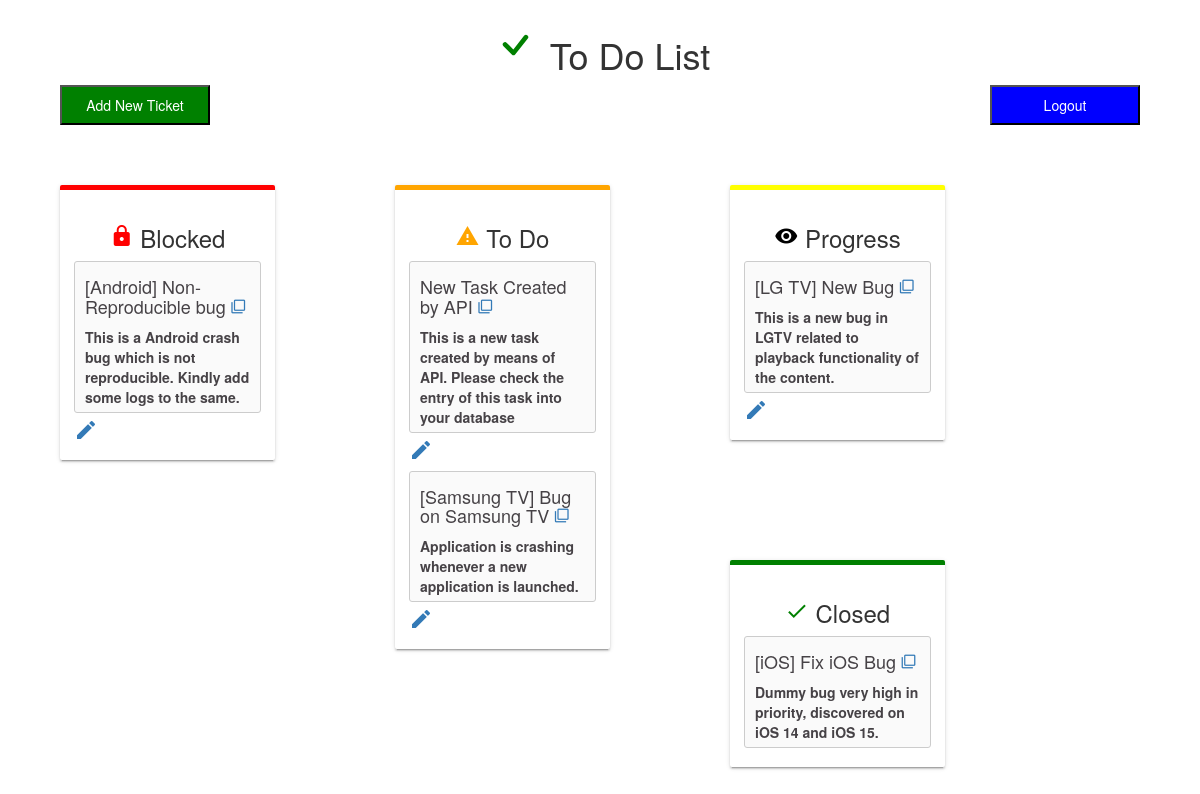
/dashboard, run on the app's committed database.
### application/models.py (models this page shows)
class Tasks(db.Model):
    __tablename__ = 'tasks'
    id = db.Column(db.Integer, autoincrement=True, primary_key = True, nullable = False)
    summary = db.Column(db.String, nullable = False)
    description = db.Column(db.String)
    status = db.Column(db.String, nullable = False)

### application/controllers.py (the view)
@app.route("/dashboard", methods=["GET", "POST"])
def kanban_home_page():
    blocked_tasks = Tasks.query.filter(Tasks.status == 'blocked')
    pending_tasks = Tasks.query.filter(Tasks.status == 'pending')
    progress_tasks = Tasks.query.filter(Tasks.status == 'progress')
    closed_tasks = Tasks.query.filter(Tasks.status == 'completed')
    return render_template("homepage.html",blocked_tasks = blocked_tasks, pending_tasks = pending_tasks, progress_tasks = progress_tasks, closed_tasks = closed_tasks)

### templates/homepage.html (shortened to what this page needs)
<!DOCTYPE html>
<html>
    <head>
        <link rel="stylesheet" href="{{ url_for('static', filename='index_styles.css') }}"/>
        <link rel="stylesheet" href="https://maxcdn.bootstrapcdn.com/bootstrap/3.4.1/css/bootstrap.min.css">
    </head>
    <body>
        <div class="text-center">
            <h1>
                <svg xmlns="http://www.w3.org/2000/svg" width="50" height="50" fill="green" class="bi bi-check" viewBox="0 0 16 16">
                    <path d="M10.97 4.97a.75.75 0 0 1 1.07 1.05l-3.99 4.99a.75.75 0 0 1-1.08.02L4.324 8.384a.75.75 0 1 1 1.06-1.06l2.094 2.093 3.473-4.425a.267.267 0 0 1 .02-.022z"/>
                  </svg>
                  To Do List
            </h1>
        </div>
        <div class="new_button" style="padding-right: 5%;">
            <a href="{{url_for('login_page')}}">
                <button type="button" style="background-color: blue;color:white;width:150px;
                        height:40px; margin-left: 5%; margin-bottom: 0%; float: right;">Logout
                </button>
            </a>
        </div>
        <div class="new_button">
            <a href="{{url_for('new_ticket_page')}}">
                <button type="button" style="background-color: green;color:white;width:150px;
                        height:40px; margin-left: 5%; margin-bottom: 0%;">Add New Ticket
                </button>
            </a>
        </div>
        <div>
            <ol style="width:10%; float:left;" class="kanban blocked">
                <h3 style="text-align:center">
                    <i class="material-icons" style="color: red;">lock</i>
                    Blocked
                </h3>
                {% for b_task in blocked_tasks %}
                <form method="POST">
                    <li class="item" id= "{{b_task['id']}}">
                        <h4>{{ b_task["summary"] }}
                            <a href="/details/{{b_task['id']}}"> <i class="material-icons" style="font-size: 15px;">filter_none</i></a>
                        </h4>
                        <div class="text" contenteditable="false">
                            {{ b_task["description"] }}
                        </div>
                    </li>
                        <div class="actions">
                            <a href="/update/{{b_task['id']}}"><i class="material-icons">edit</i></a>
                        </div>
                </form>
                {% endfor %}
            </ol>
            <ol style="width:10%; float:left;" class="kanban to-do">
                <h3 style="text-align:center">
                    <i class="material-icons" style="color: orange;">warning</i>
                    To Do
                </h3>
                {% for pending_task in pending_tasks %}
                <li class="item" id= "{{pending_task['id']}}">
                    <h4>{{ pending_task["summary"] }}
                        <a href="/details/{{pending_task['id']}}"> <i class="material-icons" style="font-size: 15px;">filter_none</i></a>
                    </h4>
                    <div class="text" contenteditable="false">
                        {{ pending_task["description"] }}
                    </div>
                </li>
                    <div class="actions">
                        <a href="/update/{{pending_task['id']}}"><i class="material-icons">edit</i></a>
                    </div>
                {% endfor %}
            </ol>
            <ol style="width:10%; float:left;" class="kanban progress">
                <h3 style="text-align:center">
                    <i class="material-icons" style="color: black;">visibility</i>
                    Progress
                </h3>
                {% for progress_task in progress_tasks %}
                <li class="item" id= "{{progress_tasks['id']}}">
                    <h4>{{ progress_task["summary"] }}
                        <a href="/details/{{progress_task['id']}}"> <i class="material-icons" style="font-size: 15px;">filter_none</i></a>
                    </h4>
                    <div class="text" contenteditable="false">
                        {{ progress_task["description"] }}
                    </div>
                </li>
                    <div class="actions">
                        <a href="/update/{{progress_task['id']}}"> <i class="material-icons">edit</i></a>
                    </div>
                {% endfor %}
            </ol>
            <ol style="width:10%; float:left;" class="kanban closed">
                <h3 style="text-align:center">
                    <i class="material-icons" style="color: green;">check</i>
                    Closed
                </h3>
                {% for c_task in closed_tasks %}
                <li class="item" id= "{{c_task['id']}}">
                    <h4>{{ c_task["summary"] }}
                        <a href="/details/{{c_task['id']}}"><i class="material-icons" style="font-size: 15px;">filter_none</i></a>
                    </h4>
                    <div class="text" contenteditable="false">
                        {{ c_task["description"] }}
                    </div>
                {% endfor %}
            </ol>
         </div>
    </body>
</html>

### static/index_styles.css (style rules this page uses)
ol { list-style-type: none; margin: 0; padding: 0; display: inline-block; *display: inline; zoom: 1 }
ol.kanban { width: 20%; height: auto; margin: 5%; max-width: 500px; min-width: 215px; display: inline-block; vertical-align: top; box-shadow: 0 2px 2px 0 rgb(0 0 0 / 14%), 0 3px 1px -2px rgb(0 0 0 / 20%), 0 1px 5px 0 rgb(0 0 0 / 12%); flex-direction: column; min-height: 200px; z-index: 1; position: relative; background: #fff; padding: 1em; border-radius: 2px; }
ol.kanban.blocked { border-top: 5px solid #FF0000; }
ol.kanban.to-do { border-top: 5px solid orange; }
ol.kanban.progress { border-top: 5px solid yellow; }
ol.kanban.closed { border-top: 5px solid green; }
.item { display: block; margin: 5px 0; padding: 5px 10px; color: rgb(70, 66, 70); text-decoration: none; font-weight: bold; border: 1px solid #ccc; background: #fafafa; -webkit-border-radius: 3px; border-radius: 3px; box-sizing: border-box; -moz-box-sizing: border-box; }

### data on the page
Tasks: summary "[Android] Non-Reproducible bug", description "This is a Android crash bug which is not reproducible. Kindly add some logs to the same."
Tasks: summary "New Task Created by API", description "This is a new task created by means of API. Please check the entry of this task into your database"
Tasks: summary "[Samsung TV] Bug on Samsung TV", description "Application is crashing whenever a new application is launched."
Tasks: summary "[LG TV] New Bug", description "This is a new bug in LGTV related to playback functionality of the content."
Tasks: summary "[iOS] Fix iOS Bug", description "Dummy bug very high in priority, discovered on iOS 14 and iOS 15."
